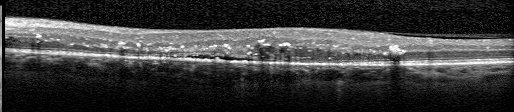
#> input picture sample_images/corina/DME_HF_ND_1_DZ_B04_OS_img_35.jpg, 514 x 112 px
$ python -i preprocess_data.py   (imports and definitions only)
#> lines starting #> are read from the running program, lines starting #| are printed output that depends on the picture; after the words box and inside, x2 and y2 are one past the last pixel; in counts of white or black regions, pixels touching at a corner belong together
#> further down, picture is the input picture: PIL image 514x112 RGB; min 0, max 255, mean 58.2
import os
import cv2
import numpy as np
import pandas as pd
from PIL import Image
from tqdm import tqdm
import argparse

### C:\Users\daria\AppData\Local\Programs\Python\Python313\python.exe -m pip install opencv-python
# --- CONFIGURATION ---
# Default paths (can be overridden by command line args)
DEFAULT_SOURCE_ROOT = r"C:\Datasets\OCTDL\OCTDL"
DEFAULT_DEST_ROOT = r"C:\Datasets\OCTDL_Cleaned"
DEFAULT_CSV_NAME = "OCTDL_labels.csv"
IMG_SIZE = 518  # DINOv2 usually works well with 518 or 224. Resizing here saves disk space.


class RemoveTopBackgroundRobust:
    """
    Custom transform to remove text/artifacts from the top of OCT images
    using adaptive thresholding and flood fill.
    """

    def __init__(self, threshold_offset=15):
        self.threshold_offset = threshold_offset

    def __call__(self, img: Image.Image) -> Image.Image:
        # Convert PIL to NumPy array (RGB)
        arr = np.array(img.convert("RGB"))

        # Convert to grayscale for processing
        gray = cv2.cvtColor(arr, cv2.COLOR_RGB2GRAY)
        h, w = gray.shape
#> h = 112; w = 514

        # Adaptive thresholding on the whole image
        thr = max(int(gray.mean()) - self.threshold_offset, 0)
#> thr = 43
        bg_candidate = (gray < thr).astype(np.uint8)
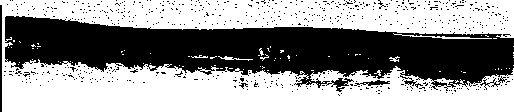
#> bg_candidate: shape (112, 514); values 0 (black) and 1 (white), 59.3% white; 620 black regions (614 under 20 px), largest, box (x1, y1, x2, y2) and area: (5, 16, 514, 92) 21925, (0, 5, 2, 112) 214, (354, 80, 390, 86) 100, (480, 76, 507, 90) 80, (239, 83, 248, 89) 23, (378, 0, 386, 9) 20

        # Flood-fill from the top line only
        flood = np.zeros((h + 2, w + 2), dtype=np.uint8)
        tmp = bg_candidate.copy()
        for col in range(w):
            if tmp[0, col]:
                cv2.floodFill(tmp, flood, seedPoint=(col, 0), newVal=1,
                              flags=cv2.FLOODFILL_MASK_ONLY)

        # Extract background mask (1 = background found by floodfill)
        bg = (flood[1:-1, 1:-1] == 1).astype(np.uint8)

        # Create final mask: 1 = keep (foreground), 0 = remove (background)
        mask = 1 - bg

        # Apply mask to original RGB image
        arr_fg = arr * mask[..., None]
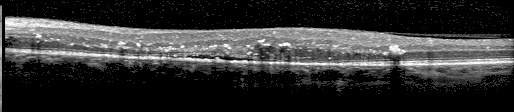
#> arr_fg: shape (112, 514, 3); min 0, max 255, mean 50.5

        return Image.fromarray(arr_fg)


# [128 lines left out: functions build_image_path, prepare_metadata, process_images, not called in this run]


# [10 lines not run here, left out]

>>> from PIL import Image
>>> picture = Image.open('../sample_images/corina/DME_HF_ND_1_DZ_B04_OS_img_35.jpg')
>>> result = RemoveTopBackgroundRobust()(picture)
